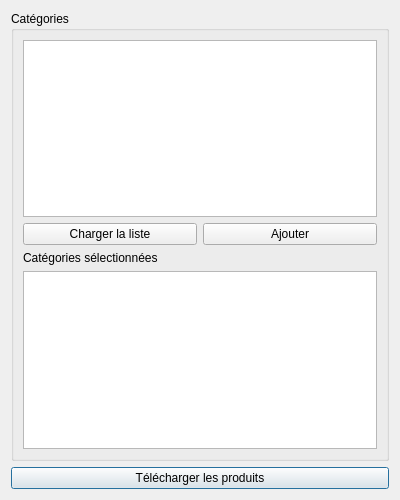
<?xml version="1.0" encoding="UTF-8"?>
<ui version="4.0">
 <class>Dialog</class>
 <widget class="QDialog" name="Dialog">
  <property name="geometry">
   <rect>
    <x>0</x>
    <y>0</y>
    <width>400</width>
    <height>500</height>
   </rect>
  </property>
  <property name="sizePolicy">
   <sizepolicy hsizetype="Preferred" vsizetype="Preferred">
    <horstretch>0</horstretch>
    <verstretch>0</verstretch>
   </sizepolicy>
  </property>
  <property name="windowTitle">
   <string>Mise à jour des données</string>
  </property>
  <layout class="QGridLayout" name="gridLayout">
   <item row="1" column="0">
    <widget class="QPushButton" name="pushButton">
     <property name="text">
      <string>Télécharger les produits</string>
     </property>
    </widget>
   </item>
   <item row="0" column="0">
    <widget class="QGroupBox" name="groupBox">
     <property name="title">
      <string>Catégories</string>
     </property>
     <layout class="QGridLayout" name="gridLayout_2">
      <item row="0" column="0" colspan="2">
       <widget class="QListWidget" name="list_categories"/>
      </item>
      <item row="3" column="0" colspan="2">
       <widget class="QListWidget" name="listWidget"/>
      </item>
      <item row="1" column="0">
       <widget class="QPushButton" name="btn_load_list">
        <property name="text">
         <string>Charger la liste</string>
        </property>
        <property name="autoDefault">
         <bool>false</bool>
        </property>
       </widget>
      </item>
      <item row="1" column="1">
       <widget class="QPushButton" name="btn_add_category">
        <property name="text">
         <string>Ajouter</string>
        </property>
        <property name="autoDefault">
         <bool>false</bool>
        </property>
       </widget>
      </item>
      <item row="2" column="0" colspan="2">
       <widget class="QLabel" name="label">
        <property name="text">
         <string>Catégories sélectionnées</string>
        </property>
       </widget>
      </item>
     </layout>
    </widget>
   </item>
  </layout>
 </widget>
 <resources/>
 <connections/>
</ui>
